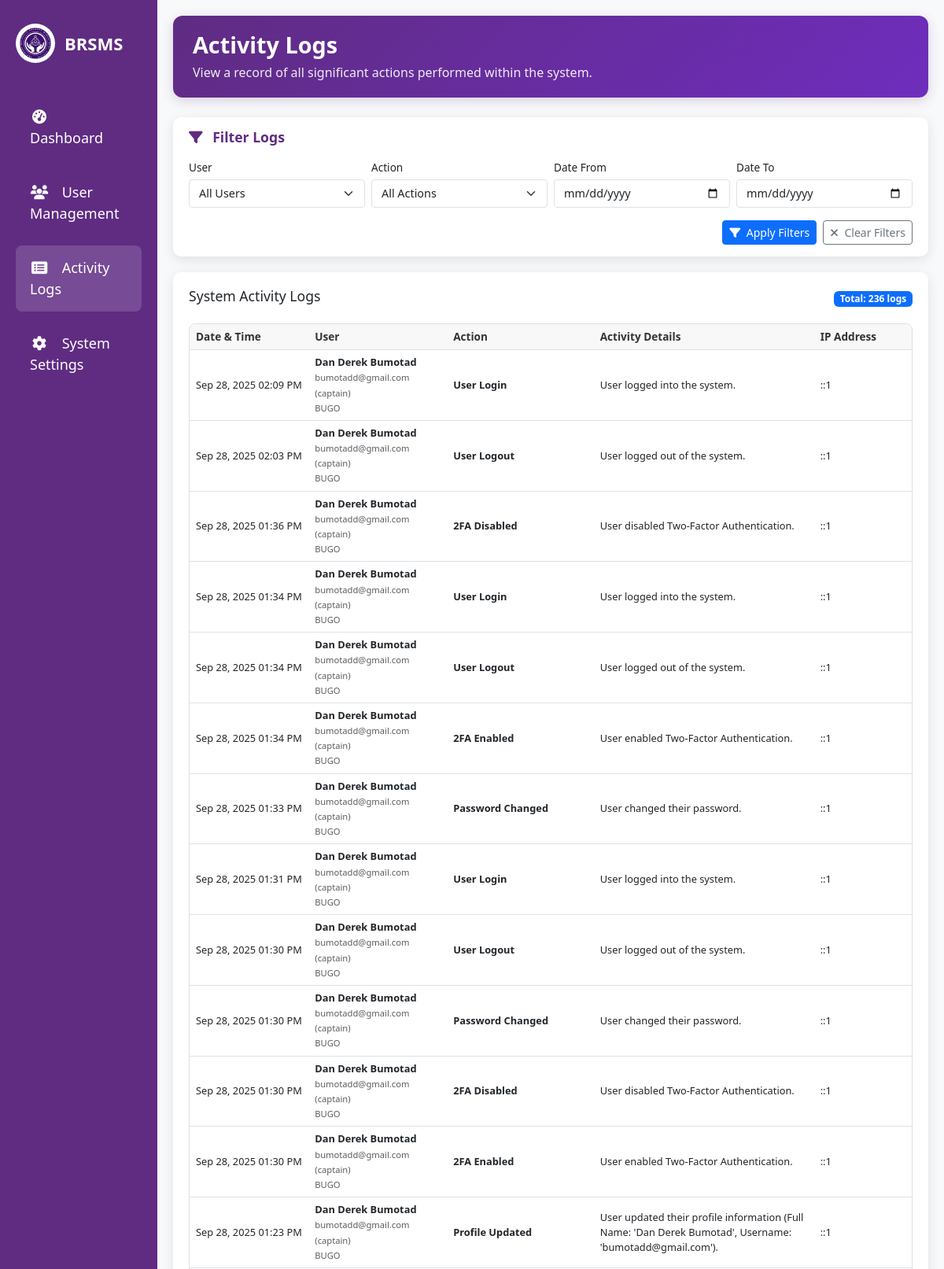
The app's page /admin_folder/activity_logs.php (signed in, upper part) with its own data.
### tables this page shows
CREATE TABLE `activity_logs` (
  `log_id` int(11) NOT NULL,
  `user_id` int(11) DEFAULT NULL,
  `action` varchar(255) NOT NULL,
  `details` text DEFAULT NULL,
  `ip_address` varchar(45) DEFAULT NULL,
  `user_agent` text DEFAULT NULL,
  `created_at` timestamp NOT NULL DEFAULT current_timestamp()
);

CREATE TABLE `users` (
  `user_id` int(11) NOT NULL,
  `user_full_name` varchar(100) DEFAULT NULL,
  `username` varchar(50) DEFAULT NULL,
  `password` varchar(255) DEFAULT NULL,
  `role` enum('barangay_official','secretary','captain','superadmin') NOT NULL,
  `brgy_id` int(11) DEFAULT NULL,
  `user_photo` varchar(255) DEFAULT 'uploads/default_profile.png',
  `brgy_name` varchar(255) DEFAULT NULL,
  `otp` varchar(6) DEFAULT NULL,
  `otp_expires_at` datetime DEFAULT NULL,
  `twofa_secret` varchar(255) DEFAULT NULL,
  `twofa_enabled` tinyint(1) NOT NULL DEFAULT 0,
  `two_factor_enabled` tinyint(1) DEFAULT 0
);

CREATE TABLE `barangays` (
  `brgy_id` int(11) NOT NULL,
  `brgy_name` varchar(100) NOT NULL,
  `brgy_phone_number` varchar(20) DEFAULT NULL
);

### admin_folder/activity_logs.php (the view, shortened to what this page needs)
<?php
require '../logic/logging.php';
$filter_date_from = isset($_GET['date_from']) ? $_GET['date_from'] : '';
$filter_date_to = isset($_GET['date_to']) ? $_GET['date_to'] : '';
$where_sql = '';
$count_sql = "SELECT COUNT(*) as total FROM activity_logs al
              LEFT JOIN users u ON al.user_id = u.user_id $where_sql";
$count_stmt = $conn->prepare($count_sql);
$count_stmt->execute();
$count_result = $count_stmt->get_result();
$total_logs = $count_result->fetch_assoc()['total'];
$sql = "SELECT al.*, u.username, u.user_full_name, u.role, b.brgy_name
        FROM activity_logs al
        LEFT JOIN users u ON al.user_id = u.user_id
        LEFT JOIN barangays b ON u.brgy_id = b.brgy_id
        $where_sql
        ORDER BY al.created_at DESC";
$stmt = $conn->prepare($sql);
$stmt->execute();
$result = $stmt->get_result();
$logs = $result->fetch_all(MYSQLI_ASSOC);
?>
<!DOCTYPE html>
<html lang="en">
<head>
    <link href="https://cdn.jsdelivr.net/npm/bootstrap@5.3.0/dist/css/bootstrap.min.css" rel="stylesheet">
    <link rel="stylesheet" href="https://cdnjs.cloudflare.com/ajax/libs/font-awesome/6.5.0/css/all.min.css" />
    <link rel="stylesheet" href="https://cdn.jsdelivr.net/npm/flatpickr/dist/flatpickr.min.css">
</head>
<body>
    <div class="wrapper">
        <div class="col-md-3 col-lg-2 sidebar d-flex flex-column">
            <div class="logo-container">
                <div class="logo-circle">
                    <img src="../uploads/BRSMS.png" alt="BRSMS Logo">
                </div>
                <div class="logo-text">BRSMS</div>
            </div>
            <a href="super_dashboard.php"><i class="fas fa-tachometer-alt"></i> Dashboard</a>
            <a href="user_management.php"><i class="fas fa-users"></i> User Management</a>
            <a href="activity_logs.php" class="active"><i class="fas fa-list-alt"></i> Activity Logs</a>
            <a href="system_settings.php"><i class="fas fa-cog"></i> System Settings</a>
        </div>
        <div class="col-md-9 col-lg-10 main-content">
            <div class="dashboard-top-bar">
                <h2>Activity Logs</h2>
                <p>View a record of all significant actions performed within the system.</p>
            </div>
            <div class="filter-section">
                <h5><i class="fas fa-filter me-2"></i> Filter Logs</h5>
                <form method="GET" action="">
                    <div class="row g-2">
                        <div class="col-md-3 col-sm-6">
                            <label for="filter_user" class="form-label">User</label>
                            <select class="form-select form-select-sm" id="filter_user" name="filter_user">
                                <option value="">All Users</option>
                            </select>
                        </div>
                        <div class="col-md-3 col-sm-6">
                            <label for="filter_action" class="form-label">Action</label>
                            <select class="form-select form-select-sm" id="filter_action" name="filter_action">
                                <option value="">All Actions</option>
                            </select>
                        </div>
                        <div class="col-md-3 col-sm-6">
                            <label for="date_from" class="form-label">Date From</label>
                            <input type="date" class="form-control form-control-sm" id="date_from" name="date_from" value="<?= htmlspecialchars($filter_date_from) ?>">
                        </div>
                        <div class="col-md-3 col-sm-6">
                            <label for="date_to" class="form-label">Date To</label>
                            <input type="date" class="form-control form-control-sm" id="date_to" name="date_to" value="<?= htmlspecialchars($filter_date_to) ?>">
                        </div>
                    </div>
                    <div class="row mt-3">
                        <div class="col-md-12 d-flex justify-content-end">
                            <button type="submit" class="btn btn-primary btn-sm me-2"><i class="fas fa-filter me-1"></i> Apply Filters</button>
                            <a href="activity_logs.php" class="btn btn-outline-secondary btn-sm"><i class="fas fa-times me-1"></i> Clear Filters</a>
                        </div>
                    </div>
                </form>
            </div>
            <div class="logs-table-container">
                <div class="d-flex justify-content-between align-items-center mb-3">
                    <h5>System Activity Logs</h5>
                    <span class="badge bg-primary">Total: <?= $total_logs ?> logs</span>
                </div>
                <?php if (count($logs) > 0): ?>
                    <div class="table-responsive scrollable-table-body">
                        <table class="table table-hover table-sm">
                            <thead>
                                <tr>
                                    <th>Date & Time</th>
                                    <th>User</th>
                                    <th>Action</th>
                                    <th>Activity Details</th>
                                    <th>IP Address</th>
                                </tr>
                            </thead>
                            <tbody>
                                <?php foreach ($logs as $log): ?>
                                    <tr>
                                        <td><?= date('M j, Y h:i A', strtotime($log['created_at'])) ?></td>
                                        <td>
                                            <?php if ($log['user_full_name']): ?>
                                                <div class="fw-bold"><?= htmlspecialchars($log['user_full_name']) ?></div>
                                                <small class="text-muted"><?= htmlspecialchars($log['username']) ?></small><br>
                                                <small class="text-muted">(<?= htmlspecialchars($log['role']) ?>)</small>
                                                <?php if ($log['brgy_name']): ?>
                                                    <br><small class="text-muted"><?= htmlspecialchars($log['brgy_name']) ?></small>
                                                <?php endif; ?>
                                            <?php else: ?>
                                                <span class="text-muted">System</span>
                                            <?php endif; ?>
                                        </td>
                                        <td>
                                            <span class="action-text"><?= htmlspecialchars($log['action']) ?></span>
                                        </td>
                                        <td><?= htmlspecialchars($log['details'] ?? 'No details') ?></td>
                                        <td><?= htmlspecialchars($log['ip_address']) ?></td>
                                    </tr>
                                <?php endforeach; ?>
                            </tbody>
                        </table>
                    </div>
                <?php endif; ?>
            </div>
        </div>
    </div>
</body>
</html>

### admin_folder/activity_logs.php (style rules this page uses)
:root { --primary-color: #5f2c82; --secondary-color: #6f2dbd; --success-color: #28a745; --warning-color: #ffc107; --danger-color: #dc3545; --info-color: #0dcaf0; --modal-success-bg: #28a745; --modal-success-text: white; --modal-error-bg: #dc3545; --modal-error-text: white; --modal-warning-bg: #ffc107; --modal-warning-text: #000; --modal-info-bg: #0dcaf0; --modal-info-text: #212529; --modal-borrowed-bg: #fd7e14; --modal-borrowed-text: white; --table-border-color: #e0e0e0; --table-header-bg: #f8f8f8; --table-header-text: #333; --table-row-hover-bg: #f5f5f5; --violet: #5f2c82; --light-violet: rgba(138, 43, 226, 0.1); --dark-violet: #5f2c82; --card-bg: #ffffff; --card-shadow: rgba(0, 0, 0, 0.08); --card-hover-shadow: rgba(0, 0, 0, 0.15); --text-dark: #333; --text-medium: #666; --border-light: #e0e0e0; }
body { overflow-x: hidden; background-color: #F0F8FF; font-family: 'Segoe UI', Tahoma, Geneva, Verdana, sans-serif; min-height: 100vh; display: flex; flex-direction: column; }
.wrapper { display: flex; width: 100%; flex-grow: 1; }
.sidebar { background-color: var(--primary-color); min-height: 100vh; padding: 30px 20px; color: white; display: flex; flex-direction: column; position: sticky; top: 0; align-self: flex-start; }
.sidebar .logo-container { display: flex; align-items: center; gap: 12px; margin-bottom: 40px; }
.sidebar .logo-circle { background-color: white; border-radius: 50%; padding: 5px; width: 50px; height: 50px; display: flex; align-items: center; justify-content: center; }
.sidebar .logo-circle img { width: 40px; height: 40px; object-fit: contain; }
.sidebar .logo-text { font-size: 22px; font-weight: bold; }
.sidebar a { color: white; text-decoration: none; padding: 15px 18px; display: block; border-radius: 8px; font-size: 18px; margin-bottom: 12px; transition: background 0.2s ease; font-weight: normal; }
.sidebar a i { margin-right: 12px; width: 24px; text-align: center; }
.sidebar a:hover, .sidebar a.active { background-color: rgba(255, 255, 255, 0.15); }
.main-content { flex-grow: 1; padding: 20px; display: flex; flex-direction: column; background-color: #f8f9fa; }
.dashboard-top-bar { background: linear-gradient(135deg, var(--violet), var(--secondary-color)); border-radius: 12px; padding: 20px 25px; color: white; margin-bottom: 25px; box-shadow: 0 4px 15px rgba(95, 44, 130, 0.2); }
.dashboard-top-bar h2 { font-size: 1.8rem; font-weight: 600; margin: 0; }
.dashboard-top-bar p { margin: 5px 0 0; opacity: 0.9; font-size: 1rem; }
.filter-section { background-color: white; padding: 15px 20px; border-radius: 10px; box-shadow: 0 4px 15px rgba(0,0,0,0.1); margin-bottom: 20px; }
.filter-section h5 { color: var(--violet); margin-bottom: 15px; font-weight: 600; font-size: 1.1rem; }
.filter-section .form-label { font-size: 0.85rem; margin-bottom: 5px; }
.filter-section .form-control, .filter-section .form-select { font-size: 0.9rem; padding: 0.375rem 0.75rem; height: calc(1.5em + 0.75rem + 2px); }
.logs-table-container { background-color: white; padding: 20px; border-radius: 10px; box-shadow: 0 4px 15px rgba(0,0,0,0.1); flex-grow: 1; }
.logs-table-container h5 { font-size: 1.1rem; }
.table th { background-color: var(--table-header-bg); color: var(--table-header-text); font-weight: 600; border-top: none; padding: 6px 8px; font-size: 0.85rem; }
.table td { padding: 6px 8px; vertical-align: middle; font-size: 0.8rem; }
.action-text { font-weight: bold; }
.table-responsive { overflow-x: auto; }
.table { width: 100%; border-collapse: separate; border-spacing: 0; }
.table th, .table td { white-space: nowrap; }
.table th:nth-child(1), .table td:nth-child(1) { width: 15%; }
.table th:nth-child(2), .table td:nth-child(2) { width: 20%; }
.table th:nth-child(3), .table td:nth-child(3) { width: 15%; }
.table th:nth-child(4), .table td:nth-child(4) { width: 35%; white-space: normal; }
.table th:nth-child(5), .table td:nth-child(5) { width: 15%; }
.table td small { font-size: 0.7rem; }
.scrollable-table-body { max-height: 70vh; overflow-y: auto; border: 1px solid var(--table-border-color); border-radius: 8px; }
.scrollable-table-body table { margin-bottom: 0; }
.scrollable-table-body thead th { position: sticky; top: 0; background-color: var(--table-header-bg); z-index: 10; }

### records on screen
activity_logs: created_at "Sep 28, 2025 02:09 PM", user.user_full_name "Dan Derek Bumotad", user.username "bumotadd@gmail.com", user.role "captain", barangays.brgy_name "BUGO", action "User Login", details "User logged into the system.", ip_address "::1"
activity_logs: created_at "Sep 28, 2025 02:03 PM", user.user_full_name "Dan Derek Bumotad", user.username "bumotadd@gmail.com", user.role "captain", barangays.brgy_name "BUGO", action "User Logout", details "User logged out of the system.", ip_address "::1"
activity_logs: created_at "Sep 28, 2025 01:36 PM", user.user_full_name "Dan Derek Bumotad", user.username "bumotadd@gmail.com", user.role "captain", barangays.brgy_name "BUGO", action "2FA Disabled", details "User disabled Two-Factor Authentication.", ip_address "::1"
activity_logs: created_at "Sep 28, 2025 01:34 PM", user.user_full_name "Dan Derek Bumotad", user.username "bumotadd@gmail.com", user.role "captain", barangays.brgy_name "BUGO", action "User Login", details "User logged into the system.", ip_address "::1"
activity_logs: created_at "Sep 28, 2025 01:34 PM", user.user_full_name "Dan Derek Bumotad", user.username "bumotadd@gmail.com", user.role "captain", barangays.brgy_name "BUGO", action "User Logout", details "User logged out of the system.", ip_address "::1"
activity_logs: created_at "Sep 28, 2025 01:34 PM", user.user_full_name "Dan Derek Bumotad", user.username "bumotadd@gmail.com", user.role "captain", barangays.brgy_name "BUGO", action "2FA Enabled", details "User enabled Two-Factor Authentication.", ip_address "::1"
activity_logs: created_at "Sep 28, 2025 01:33 PM", user.user_full_name "Dan Derek Bumotad", user.username "bumotadd@gmail.com", user.role "captain", barangays.brgy_name "BUGO", action "Password Changed", details "User changed their password.", ip_address "::1"
activity_logs: created_at "Sep 28, 2025 01:31 PM", user.user_full_name "Dan Derek Bumotad", user.username "bumotadd@gmail.com", user.role "captain", barangays.brgy_name "BUGO", action "User Login", details "User logged into the system.", ip_address "::1"
activity_logs: created_at "Sep 28, 2025 01:30 PM", user.user_full_name "Dan Derek Bumotad", user.username "bumotadd@gmail.com", user.role "captain", barangays.brgy_name "BUGO", action "User Logout", details "User logged out of the system.", ip_address "::1"
activity_logs: created_at "Sep 28, 2025 01:30 PM", user.user_full_name "Dan Derek Bumotad", user.username "bumotadd@gmail.com", user.role "captain", barangays.brgy_name "BUGO", action "Password Changed", details "User changed their password.", ip_address "::1"
activity_logs: created_at "Sep 28, 2025 01:30 PM", user.user_full_name "Dan Derek Bumotad", user.username "bumotadd@gmail.com", user.role "captain", barangays.brgy_name "BUGO", action "2FA Disabled", details "User disabled Two-Factor Authentication.", ip_address "::1"
activity_logs: created_at "Sep 28, 2025 01:30 PM", user.user_full_name "Dan Derek Bumotad", user.username "bumotadd@gmail.com", user.role "captain", barangays.brgy_name "BUGO", action "2FA Enabled", details "User enabled Two-Factor Authentication.", ip_address "::1"
activity_logs: created_at "Sep 28, 2025 01:23 PM", user.user_full_name "Dan Derek Bumotad", user.username "bumotadd@gmail.com", user.role "captain", barangays.brgy_name "BUGO", action "Profile Updated", details "User updated their profile information (Full Name: 'Dan Derek Bumotad', Username: 'bumotadd@gmail.com').", ip_address "::1"

### other values on screen
$total_logs "236"
